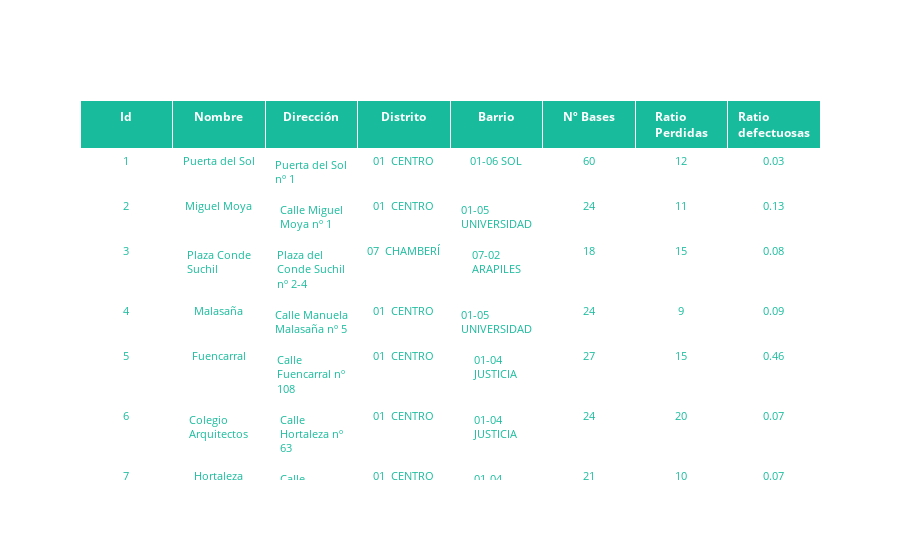

This figure's notebook cell:
### Code cell
fig = go.Figure(data=[go.Table(
  header=dict(
    values=['<b>Id</b>','<b>Nombre</b>', '<b>Dirección</b>', '<b>Distrito</b>', '<b>Barrio</b>', '<b>Nº Bases</b>', '<b>Ratio Perdidas %</b>', '<b>Ratio defectuosas %</b>',],
    line_color='white', fill_color='#18bc9c', font=dict(color="white"),
    align='center',
  ),
  cells=dict(
    values=[bases["idunplug_station"], bases["name_Salida"], bases["address_Salida"], bases["Distrito_Salida"], bases["Barrio_Salida"], round(bases["Número de Plazas_Salida"]), round(bases["lost"]/bases["successful"]*100), round(bases["change_bike"]/bases["successful"]*100, 2)],
    align='center', fill_color='white', font=dict(color='#18bc9c', size=11)
    ))
])

fig.show()

### Figure 1 — Plotly figure (JSON) as saved in the notebook; plotly's stock layout.template omitted (floating-point values rounded to 4 significant figures; data arrays with more than 128 entries replaced by an {"elided": "..."} marker saying what was removed)
{"data": [{"cells": {"align": "center", "fill": {"color": "white"}, "font": {"color": "#18bc9c", "size": 11}, "values": {"elided": "8x209 mixed values"}}, "header": {"align": "center", "fill": {"color": "#18bc9c"}, "font": {"color": "white"}, "line": {"color": "white"}, "values": ["<b>Id</b>", "<b>Nombre</b>", "<b>Dirección</b>", "<b>Distrito</b>", "<b>Barrio</b>", "<b>Nº Bases</b>", "<b>Ratio Perdidas</b>", "<b>Ratio defectuosas</b>"]}, "type": "table"}], "layout": {}}
